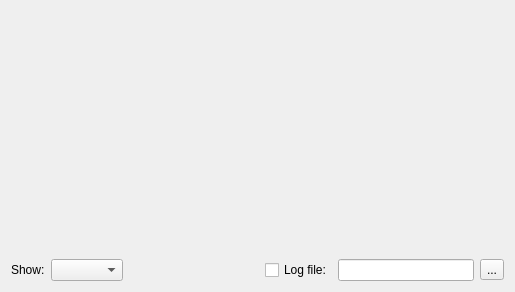
<?xml version="1.0" encoding="UTF-8"?>
<ui version="4.0">
 <class>TemperaturesPlotWidget</class>
 <widget class="QWidget" name="TemperaturesPlotWidget">
  <property name="geometry">
   <rect>
    <x>0</x>
    <y>0</y>
    <width>515</width>
    <height>292</height>
   </rect>
  </property>
  <property name="windowTitle">
   <string>Form</string>
  </property>
  <layout class="QVBoxLayout" name="verticalLayout" stretch="1,0">
   <item>
    <widget class="QFrame" name="frame">
     <property name="frameShape">
      <enum>QFrame::Shape::NoFrame</enum>
     </property>
     <property name="frameShadow">
      <enum>QFrame::Shadow::Raised</enum>
     </property>
    </widget>
   </item>
   <item>
    <layout class="QHBoxLayout" name="horizontalLayout">
     <item>
      <widget class="QLabel" name="label">
       <property name="text">
        <string>Show:</string>
       </property>
      </widget>
     </item>
     <item>
      <widget class="QComboBox" name="comboShow"/>
     </item>
     <item>
      <spacer name="horizontalSpacer">
       <property name="orientation">
        <enum>Qt::Orientation::Horizontal</enum>
       </property>
       <property name="sizeHint" stdset="0">
        <size>
         <width>40</width>
         <height>20</height>
        </size>
       </property>
      </spacer>
     </item>
     <item>
      <widget class="QCheckBox" name="checkLogFile">
       <property name="text">
        <string>Log file:</string>
       </property>
      </widget>
     </item>
     <item>
      <widget class="QLineEdit" name="lineLogFile">
       <property name="readOnly">
        <bool>true</bool>
       </property>
      </widget>
     </item>
     <item>
      <widget class="QToolButton" name="buttonPickFile">
       <property name="text">
        <string>...</string>
       </property>
      </widget>
     </item>
    </layout>
   </item>
  </layout>
 </widget>
 <resources/>
 <connections/>
</ui>
